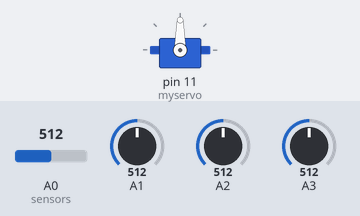
This sketch was run on a simulated Arduino Uno, built with avr-gcc and run on an emulated ATmega328P. On the bench: servo. The test bench sets the inputs (shaded band); at power-on: A0 (sensors) = 512, A1 = 512, A2 = 512, A3 = 512.

Above: at 1.2 s.
1.3 s: A0 (sensors) set to 603
2.8 s: A0 (sensors) set to 627
At 5.6 s:
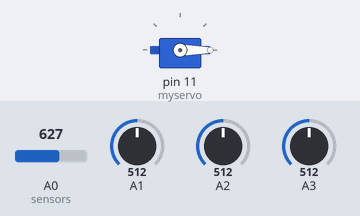
5.8 s: A1 set to 315
7.3 s: A1 set to 281
At 8.07 s:
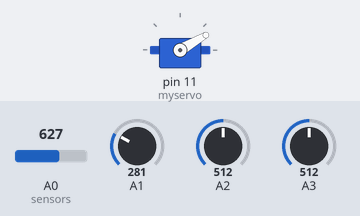
10.3 s: A2 set to 482
At 10.3 s:
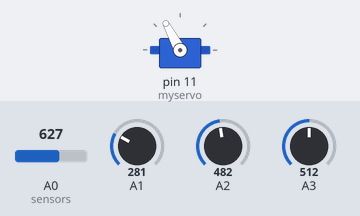
11.8 s: A3 set to 716
At 14.0 s:
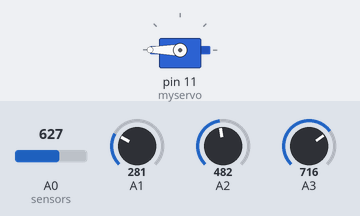
Timing chart, 0 to 15.5 s (numbered marks = the images above; inputs shaded):
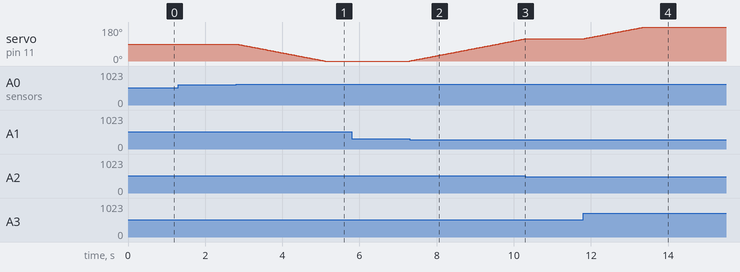

Measured:
- the behaviour switches between 613 and 614 on A0 (sensors) (found by bisection; images 0 and 1)
- the behaviour switches between 297 and 296 on A1 (found by bisection; images 1 and 2)
- the behaviour switches between 498 and 497 on A2 (found by bisection; images 2 and 3)
- after the input at 1.3 s, every drawn part: stays the same
- after the input at 2.8 s, servo on pin 11 (myservo): moves from 90° to 0° over 2.3 s, starting at once
- after the input at 5.8 s, every drawn part: stays the same
- after the input at 7.3 s, servo on pin 11 (myservo): moves from 0° to 118° over 3.0 s, starting at once
- after the input at 10.3 s, servo on pin 11 (myservo): stays 118° (without the input it goes to 119° after 0.02 s)
- after the input at 11.8 s, servo on pin 11 (myservo): moves from 118° to 180° over 1.6 s, starting at once

The sketch:

light_follower.ino
```cpp
/*
http://scuola.arduino.cc/courses/lessons/view/qXB7gEg

2 - http://scuola.arduino.cc/courses/lessons/view/3RPXE7n
A simple light follower

author: Arturo Guadalupi <a.guadalupi@arduino.cc>
 */
#include <Servo.h>

Servo myservo;
int up_average;
int down_average;
int A0_val;
int A1_val;
int A2_val;
int A3_val;
int val = 90;
int diff;

const int threshold = 50;

void setup() {
  pinMode(A0, INPUT);
  pinMode(A1, INPUT);
  pinMode(A2, INPUT);
  pinMode(A3, INPUT);
  myservo.attach(11);
  myservo.write(val);
}

void loop() {
  A0_val = analogRead(A0); //reading data from sensors
  A1_val = analogRead(A1);
  A2_val = analogRead(A2);
  A3_val = analogRead(A3);


  down_average = (A0_val + A1_val)/2; //the sum of the two lower sensors /2
  up_average = (A2_val + A3_val)/2;   //the sum of the two upper sensors /2
  diff = abs(up_average-down_average); //checking the difference between the two averages
  if ((up_average > down_average) && (diff > threshold))
    {
     if (val < 180) //if different from max val
       {
       val++;
       myservo.write(val);
       }
    }
  if((down_average > up_average) && (diff > threshold))
    {
    if (val > 0) //if different from min val
      {
      val--;
      myservo.write(val);
      }
    }
  delay(25);
}
```
